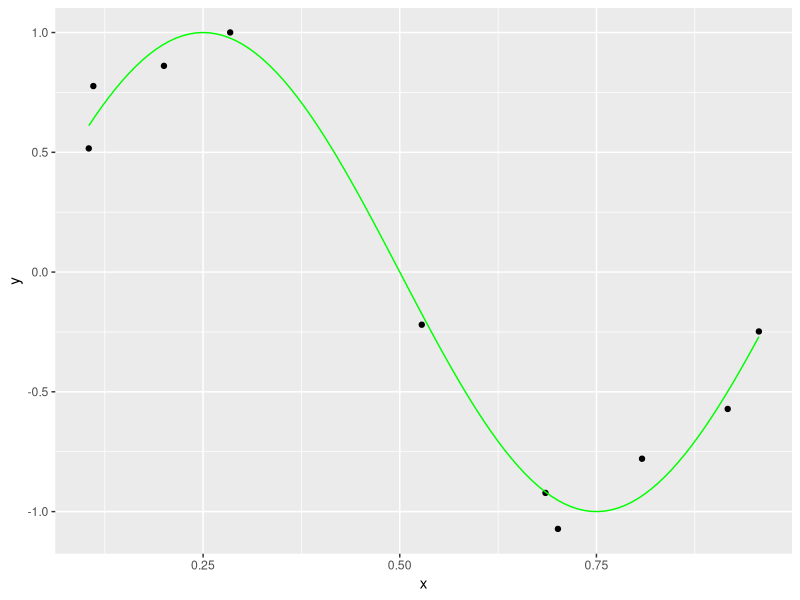
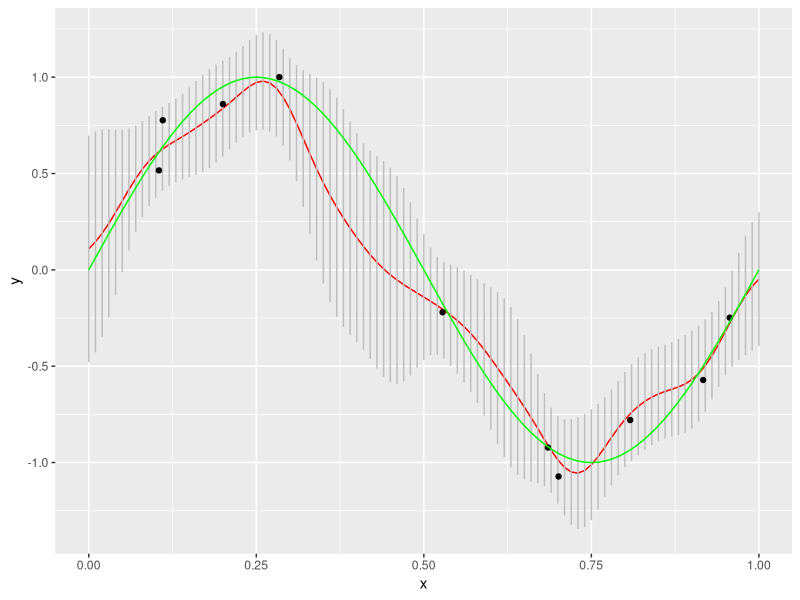

Reproduce these figures in R, in order.
## ---- chunk 1
knitr::opts_chunk$set(echo = TRUE)
## ---- chunk 2
library(ggplot2)
library(dplyr)
set.seed(5)
## ---- chunk 3

# Generates a noisy sine curve.

N <- 10
sig2 <- 0.2

x <- as.matrix( runif(N, 0, 1) )

f <- function(x) { sin(2*pi*x) }

t <- f(x)  + sig2 * runif(N, -1, 1) 

sample_points <- data.frame(x = x, t = t)

sample_points %>% ggplot(aes(x = x, y = t)) + geom_point() + labs(x = "x", y = "y") +
      stat_function(fun = f, color = "green")

## ---- chunk 4

# First we define the basis functions
# with M (the number of basis functions) and s (the Gaussian width parameter).

M <- 12
dx <- 1/(M-1)
mu <- 0:(M-1)
mu <- mu / (M-1)

s <- 0.05

# Next we define the kernel we'll use.
phi <- function(x,mu,s) {
  exp(-(x-mu)^2/(2*s^2))
}

Phi <- matrix(nrow = N, ncol = M)

for (j in 1:M) Phi[,j] <- phi(x, mu[j],s)  

# Now we'll compute the regularized least squares solution with penalty lambda.

lambda <- 0.1

w <- solve( t(Phi) %*% Phi + lambda*diag(M) ) %*% t(Phi) %*%  t

# Next we compute the residual.

binv <- norm(t - Phi %*% w)^2/N

# Computes alpha from lambda and beta.

alpha <- lambda/binv

# Finally we compute the estimate at x (xs) and the variance of the uncertainty (sigN) at each x.

SN <- solve(alpha * diag(M) + t(Phi) %*% Phi / binv )
  
xs <- 0:100
xs <- xs / 100

tm <- matrix(nrow = 1, ncol = 101)

sigN <- matrix(nrow = 1, ncol = 101)

for (k in 1:length(xs) ) {
    
  p <- t( phi(xs[k],t(mu),s) )

  tm[k] <- t(w) %*% p
  sigN[k] <- binv + t(p) %*% SN %*% p
}

## ---- chunk 5

mod <- data.frame(xs = xs, tm = t( tm ), stdev = sqrt( t( sigN ) ) )

mod %>% ggplot(aes(x = xs, y = tm)) + geom_line(color = "red") + 
  geom_segment(aes(x = xs, xend = xs, y = tm + stdev, yend = tm - stdev), color = "gray") + 
  geom_point(data = sample_points, aes(x = x, y = t)) +
  labs(x = "x", y = "y") +
  stat_function(fun = f, color = "green")

